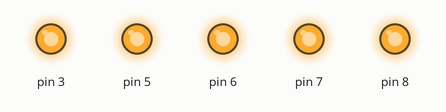
Simulated run of this sketch. Board: Arduino Uno, built with avr-gcc and run on an emulated ATmega328P. Shown: output pins drawn as LEDs (lit = HIGH).

Above: at 0.1 s.
Timing chart, 0 to 1.6 s (numbered marks = the images above):
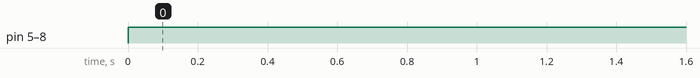

The sketch:

move_car_fwd_wt_class_implmt_v1.0.ino
```cpp
// move_car_fwd_wt_class_implmt_v1.0.ino
// d21m07y2024
// Goal 1: Towards class implementation, header files and client code
// Goal 2: Attempt to eliminate use of global variable
// References: 101.lv/learn/C++/htm, Demo 1 for SmartCarRobot
// v1.0
// Status: Works well!!!
//
//#include<iostream>
#include "Motors.h"
/*******************************************/
// Global variables:

// Motors myMotorPins, enablePin, inputPin1, inputPin2, inputPin3, inputPin4;
Motors enablePin, inputPin1, inputPin2, inputPin3, inputPin4;

// Setup:
void setup() {
  // put your setup code here, to run once:
  //LED myLEDPin;    // Declare an object of the class LEDIOPin

  //myLEDPin.SetLEDPin(13);    // Call member access function to set pin
  //LEDPin = myLEDPin.GetLEDPin();    // Call member access function to get pin

  enablePin.SetMotorPin0(3);    // Call member access function to set pin
  inputPin1.SetMotorPin1(5);
  inputPin2.SetMotorPin2(6);
  inputPin3.SetMotorPin3(7);
  inputPin4.SetMotorPin4(8);

  pinMode(enablePin.GetMotorPin0(),OUTPUT);
  pinMode(inputPin1.GetMotorPin1(),OUTPUT);
  pinMode(inputPin2.GetMotorPin2(),OUTPUT);
  pinMode(inputPin3.GetMotorPin3(),OUTPUT);
  pinMode(inputPin4.GetMotorPin4(),OUTPUT);

  // Enable channel:
  digitalWrite(enablePin.GetMotorPin0(),1);


}

// Loop:
void loop() {
  // put your main code here, to run repeatedly:
  digitalWrite(inputPin1.GetMotorPin1(),1);
  digitalWrite(inputPin2.GetMotorPin2(),1);
  digitalWrite(inputPin3.GetMotorPin3(),1);
  digitalWrite(inputPin4.GetMotorPin4(),1);

  delay(1000);    // Add delay for 1 second

}
```

Motors.cpp
```cpp
//

#include "Motors.h"


/*******************************************/
// Class implementation (or member function definitions):
int Motors::GetMotorPin0()
{
  return inPin0;
}

int Motors::GetMotorPin1()
{
  return inPin1;
}

int Motors::GetMotorPin2()
{
  return inPin2;
}

int Motors::GetMotorPin3()
{
  return inPin3;
}

int Motors::GetMotorPin4()
{
  return inPin4;
}

void Motors::SetMotorPin0(int iP0)
{
	// pass value and initialize member data properly:
	inPin0 = iP0;

}

void Motors::SetMotorPin1(int iP1)
{
	// pass value and initialize member data properly:
	inPin1 = iP1;

}

void Motors::SetMotorPin2(int iP2)
{
	// pass value and initialize member data properly:
	inPin2 = iP2;

}

void Motors::SetMotorPin3(int iP3)
{
	// pass value and initialize member data properly:
	inPin3 = iP3;

}


void Motors::SetMotorPin4(int iP4)
{
	// pass value and initialize member data properly:
	inPin4 = iP4;

}
```

Motors.h
```cpp
//
#include<arduino.h>

// Class declaration:
class Motors
{
  // Add constructor and destructor here later
  public:
      int GetMotorPin0();    // Member access function prototype
      int GetMotorPin1();
      int GetMotorPin2();
      int GetMotorPin3();
      int GetMotorPin4();

      void SetMotorPin0(int inPin0);    // ""
      void SetMotorPin1(int inPin1);
      void SetMotorPin2(int inPin2);
      void SetMotorPin3(int inPin3);
      void SetMotorPin4(int inPin4);
  private:
      int inPin0;
      int inPin1;
      int inPin2;
      int inPin3;
      int inPin4;

};
```

Measured:
- by itself, pin 5–8: LOW → HIGH at 0.00 s
